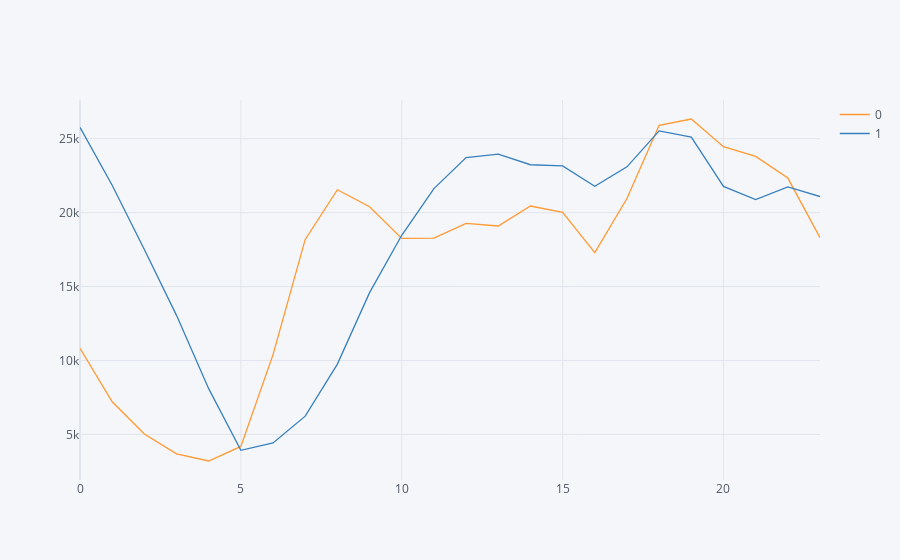

Notebook source saved alongside this figure:
### Code cell
# 평일/주말별 Trip 수
# 주말이 평일보다 새벽시간대의 이용이 더 많고, 평일은 아침에 주말은 점심에 상대적으로 이용이 많다는 것을 알 수 있다.
df['is_weekend'] = (df.index.weekday // 5 == 1).astype(int)

df.groupby(['hour', 'is_weekend'])['cnt'].mean().unstack().iplot()

### Figure 1 — Plotly figure (JSON) as saved in the notebook; plotly's stock layout.template omitted (floating-point values rounded to 4 significant figures)
{"data": [{"line": {"color": "rgba(255, 153, 51, 1.0)", "dash": "solid", "shape": "linear", "width": 1.3}, "mode": "lines", "name": "0", "text": "", "type": "scatter", "x": [0, 1, 2, 3, 4, 5, 6, 7, 8, 9, 10, 11, 12, 13, 14, 15, 16, 17, 18, 19, 20, 21, 22, 23], "y": [10820.0, 7206.0, 5025.0, 3684.0, 3201, 4188.0, 10390.0, 18180.0, 21550.0, 20400.0, 18260.0, 18268, 19270.0, 19090.0, 20440.0, 20010.0, 17300.0, 20950.0, 25900.0, 26330.0, 24460.0, 23800.0, 22335, 18300.0]}, {"line": {"color": "rgba(55, 128, 191, 1.0)", "dash": "solid", "shape": "linear", "width": 1.3}, "mode": "lines", "name": "1", "text": "", "type": "scatter", "x": [0, 1, 2, 3, 4, 5, 6, 7, 8, 9, 10, 11, 12, 13, 14, 15, 16, 17, 18, 19, 20, 21, 22, 23], "y": [25760.0, 21850.0, 17510.0, 13050.0, 8094.0, 3921.0, 4424.0, 6231.0, 9755.0, 14589, 18470.0, 21620.0, 23720.0, 23950.0, 23240.0, 23160.0, 21780.0, 23100.0, 25530.0, 25110.0, 21767, 20880.0, 21730.0, 21080.0]}], "layout": {"legend": {"bgcolor": "#F5F6F9", "font": {"color": "#4D5663"}}, "paper_bgcolor": "#F5F6F9", "plot_bgcolor": "#F5F6F9", "title": {"font": {"color": "#4D5663"}}, "xaxis": {"gridcolor": "#E1E5ED", "showgrid": true, "tickfont": {"color": "#4D5663"}, "title": {"font": {"color": "#4D5663"}, "text": ""}, "zerolinecolor": "#E1E5ED"}, "yaxis": {"gridcolor": "#E1E5ED", "showgrid": true, "tickfont": {"color": "#4D5663"}, "title": {"font": {"color": "#4D5663"}, "text": ""}, "zerolinecolor": "#E1E5ED"}}}
